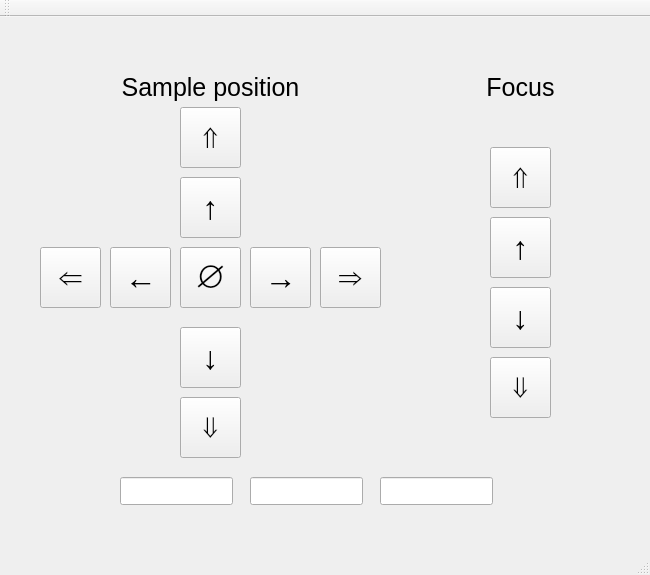
<?xml version="1.0" encoding="UTF-8"?>
<ui version="4.0">
 <class>PiezoControl</class>
 <widget class="QMainWindow" name="PiezoControl">
  <property name="geometry">
   <rect>
    <x>0</x>
    <y>0</y>
    <width>650</width>
    <height>575</height>
   </rect>
  </property>
  <property name="windowTitle">
   <string>PiezoControl</string>
  </property>
  <widget class="QWidget" name="centralWidget">
   <widget class="QPushButton" name="z_down">
    <property name="geometry">
     <rect>
      <x>180</x>
      <y>310</y>
      <width>61</width>
      <height>61</height>
     </rect>
    </property>
    <property name="font">
     <font>
      <pointsize>24</pointsize>
     </font>
    </property>
    <property name="text">
     <string>↓</string>
    </property>
   </widget>
   <widget class="QPushButton" name="z_up_fast">
    <property name="geometry">
     <rect>
      <x>180</x>
      <y>90</y>
      <width>61</width>
      <height>61</height>
     </rect>
    </property>
    <property name="font">
     <font>
      <pointsize>24</pointsize>
     </font>
    </property>
    <property name="text">
     <string>⇑</string>
    </property>
   </widget>
   <widget class="QPushButton" name="z_up">
    <property name="geometry">
     <rect>
      <x>180</x>
      <y>160</y>
      <width>61</width>
      <height>61</height>
     </rect>
    </property>
    <property name="font">
     <font>
      <pointsize>24</pointsize>
     </font>
    </property>
    <property name="text">
     <string>↑</string>
    </property>
   </widget>
   <widget class="QPushButton" name="z_down_fast">
    <property name="geometry">
     <rect>
      <x>180</x>
      <y>380</y>
      <width>61</width>
      <height>61</height>
     </rect>
    </property>
    <property name="font">
     <font>
      <pointsize>24</pointsize>
     </font>
    </property>
    <property name="text">
     <string>⇓</string>
    </property>
   </widget>
   <widget class="QPushButton" name="y_right">
    <property name="geometry">
     <rect>
      <x>250</x>
      <y>230</y>
      <width>61</width>
      <height>61</height>
     </rect>
    </property>
    <property name="font">
     <font>
      <pointsize>24</pointsize>
     </font>
    </property>
    <property name="text">
     <string>→</string>
    </property>
   </widget>
   <widget class="QPushButton" name="y_right_fast">
    <property name="geometry">
     <rect>
      <x>320</x>
      <y>230</y>
      <width>61</width>
      <height>61</height>
     </rect>
    </property>
    <property name="font">
     <font>
      <pointsize>24</pointsize>
     </font>
    </property>
    <property name="text">
     <string>⇒</string>
    </property>
   </widget>
   <widget class="QPushButton" name="y_left">
    <property name="geometry">
     <rect>
      <x>110</x>
      <y>230</y>
      <width>61</width>
      <height>61</height>
     </rect>
    </property>
    <property name="font">
     <font>
      <pointsize>24</pointsize>
     </font>
    </property>
    <property name="text">
     <string>←</string>
    </property>
   </widget>
   <widget class="QPushButton" name="y_left_fast">
    <property name="geometry">
     <rect>
      <x>40</x>
      <y>230</y>
      <width>61</width>
      <height>61</height>
     </rect>
    </property>
    <property name="font">
     <font>
      <pointsize>24</pointsize>
     </font>
    </property>
    <property name="text">
     <string>⇐</string>
    </property>
   </widget>
   <widget class="QPushButton" name="halt">
    <property name="geometry">
     <rect>
      <x>180</x>
      <y>230</y>
      <width>61</width>
      <height>61</height>
     </rect>
    </property>
    <property name="font">
     <font>
      <pointsize>24</pointsize>
     </font>
    </property>
    <property name="text">
     <string>∅</string>
    </property>
   </widget>
   <widget class="QPushButton" name="x_down_fast">
    <property name="geometry">
     <rect>
      <x>490</x>
      <y>340</y>
      <width>61</width>
      <height>61</height>
     </rect>
    </property>
    <property name="font">
     <font>
      <pointsize>24</pointsize>
     </font>
    </property>
    <property name="text">
     <string>⇓</string>
    </property>
   </widget>
   <widget class="QPushButton" name="x_up_fast">
    <property name="geometry">
     <rect>
      <x>490</x>
      <y>130</y>
      <width>61</width>
      <height>61</height>
     </rect>
    </property>
    <property name="font">
     <font>
      <pointsize>24</pointsize>
     </font>
    </property>
    <property name="text">
     <string>⇑</string>
    </property>
   </widget>
   <widget class="QPushButton" name="x_down">
    <property name="geometry">
     <rect>
      <x>490</x>
      <y>270</y>
      <width>61</width>
      <height>61</height>
     </rect>
    </property>
    <property name="font">
     <font>
      <pointsize>24</pointsize>
     </font>
    </property>
    <property name="text">
     <string>↓</string>
    </property>
   </widget>
   <widget class="QPushButton" name="x_up">
    <property name="geometry">
     <rect>
      <x>490</x>
      <y>200</y>
      <width>61</width>
      <height>61</height>
     </rect>
    </property>
    <property name="font">
     <font>
      <pointsize>24</pointsize>
     </font>
    </property>
    <property name="text">
     <string>↑</string>
    </property>
   </widget>
   <widget class="QLabel" name="label">
    <property name="geometry">
     <rect>
      <x>90</x>
      <y>50</y>
      <width>241</width>
      <height>41</height>
     </rect>
    </property>
    <property name="font">
     <font>
      <pointsize>19</pointsize>
     </font>
    </property>
    <property name="text">
     <string>Sample position</string>
    </property>
    <property name="alignment">
     <set>Qt::AlignCenter</set>
    </property>
   </widget>
   <widget class="QLabel" name="label_2">
    <property name="geometry">
     <rect>
      <x>400</x>
      <y>50</y>
      <width>241</width>
      <height>41</height>
     </rect>
    </property>
    <property name="font">
     <font>
      <pointsize>19</pointsize>
     </font>
    </property>
    <property name="text">
     <string>Focus</string>
    </property>
    <property name="alignment">
     <set>Qt::AlignCenter</set>
    </property>
   </widget>
   <widget class="QLineEdit" name="x_pos">
    <property name="geometry">
     <rect>
      <x>120</x>
      <y>460</y>
      <width>113</width>
      <height>28</height>
     </rect>
    </property>
    <property name="readOnly">
     <bool>true</bool>
    </property>
   </widget>
   <widget class="QLineEdit" name="y_pos">
    <property name="geometry">
     <rect>
      <x>250</x>
      <y>460</y>
      <width>113</width>
      <height>28</height>
     </rect>
    </property>
    <property name="readOnly">
     <bool>true</bool>
    </property>
   </widget>
   <widget class="QLineEdit" name="z_pos">
    <property name="geometry">
     <rect>
      <x>380</x>
      <y>460</y>
      <width>113</width>
      <height>28</height>
     </rect>
    </property>
    <property name="readOnly">
     <bool>true</bool>
    </property>
   </widget>
  </widget>
  <widget class="QMenuBar" name="menuBar">
   <property name="geometry">
    <rect>
     <x>0</x>
     <y>0</y>
     <width>650</width>
     <height>26</height>
    </rect>
   </property>
  </widget>
  <widget class="QToolBar" name="mainToolBar">
   <attribute name="toolBarArea">
    <enum>TopToolBarArea</enum>
   </attribute>
   <attribute name="toolBarBreak">
    <bool>false</bool>
   </attribute>
  </widget>
  <widget class="QStatusBar" name="statusBar"/>
 </widget>
 <layoutdefault spacing="6" margin="11"/>
 <resources/>
 <connections>
  <connection>
   <sender>z_up_fast</sender>
   <signal>pressed()</signal>
   <receiver>PiezoControl</receiver>
   <slot>z_up_fast_clicked()</slot>
   <hints>
    <hint type="sourcelabel">
     <x>192</x>
     <y>150</y>
    </hint>
    <hint type="destinationlabel">
     <x>74</x>
     <y>154</y>
    </hint>
   </hints>
  </connection>
  <connection>
   <sender>z_up</sender>
   <signal>pressed()</signal>
   <receiver>PiezoControl</receiver>
   <slot>z_up_clicked()</slot>
   <hints>
    <hint type="sourcelabel">
     <x>208</x>
     <y>225</y>
    </hint>
    <hint type="destinationlabel">
     <x>78</x>
     <y>216</y>
    </hint>
   </hints>
  </connection>
  <connection>
   <sender>z_down</sender>
   <signal>pressed()</signal>
   <receiver>PiezoControl</receiver>
   <slot>z_down_clicked()</slot>
   <hints>
    <hint type="sourcelabel">
     <x>216</x>
     <y>385</y>
    </hint>
    <hint type="destinationlabel">
     <x>121</x>
     <y>372</y>
    </hint>
   </hints>
  </connection>
  <connection>
   <sender>z_down_fast</sender>
   <signal>pressed()</signal>
   <receiver>PiezoControl</receiver>
   <slot>z_down_fast_clicked()</slot>
   <hints>
    <hint type="sourcelabel">
     <x>215</x>
     <y>448</y>
    </hint>
    <hint type="destinationlabel">
     <x>111</x>
     <y>453</y>
    </hint>
   </hints>
  </connection>
  <connection>
   <sender>y_left_fast</sender>
   <signal>pressed()</signal>
   <receiver>PiezoControl</receiver>
   <slot>y_left_fast_clicked()</slot>
   <hints>
    <hint type="sourcelabel">
     <x>78</x>
     <y>302</y>
    </hint>
    <hint type="destinationlabel">
     <x>70</x>
     <y>496</y>
    </hint>
   </hints>
  </connection>
  <connection>
   <sender>y_left</sender>
   <signal>pressed()</signal>
   <receiver>PiezoControl</receiver>
   <slot>y_left_clicked()</slot>
   <hints>
    <hint type="sourcelabel">
     <x>147</x>
     <y>310</y>
    </hint>
    <hint type="destinationlabel">
     <x>108</x>
     <y>543</y>
    </hint>
   </hints>
  </connection>
  <connection>
   <sender>y_right</sender>
   <signal>pressed()</signal>
   <receiver>PiezoControl</receiver>
   <slot>y_right_clicked()</slot>
   <hints>
    <hint type="sourcelabel">
     <x>279</x>
     <y>307</y>
    </hint>
    <hint type="destinationlabel">
     <x>274</x>
     <y>540</y>
    </hint>
   </hints>
  </connection>
  <connection>
   <sender>y_right_fast</sender>
   <signal>pressed()</signal>
   <receiver>PiezoControl</receiver>
   <slot>y_right_fast_clicked()</slot>
   <hints>
    <hint type="sourcelabel">
     <x>350</x>
     <y>294</y>
    </hint>
    <hint type="destinationlabel">
     <x>350</x>
     <y>540</y>
    </hint>
   </hints>
  </connection>
  <connection>
   <sender>halt</sender>
   <signal>pressed()</signal>
   <receiver>PiezoControl</receiver>
   <slot>abort_clicked()</slot>
   <hints>
    <hint type="sourcelabel">
     <x>195</x>
     <y>299</y>
    </hint>
    <hint type="destinationlabel">
     <x>407</x>
     <y>452</y>
    </hint>
   </hints>
  </connection>
  <connection>
   <sender>x_up_fast</sender>
   <signal>pressed()</signal>
   <receiver>PiezoControl</receiver>
   <slot>x_up_fast_clicked()</slot>
   <hints>
    <hint type="sourcelabel">
     <x>526</x>
     <y>194</y>
    </hint>
    <hint type="destinationlabel">
     <x>383</x>
     <y>148</y>
    </hint>
   </hints>
  </connection>
  <connection>
   <sender>x_up</sender>
   <signal>pressed()</signal>
   <receiver>PiezoControl</receiver>
   <slot>x_up_clicked()</slot>
   <hints>
    <hint type="sourcelabel">
     <x>527</x>
     <y>267</y>
    </hint>
    <hint type="destinationlabel">
     <x>387</x>
     <y>206</y>
    </hint>
   </hints>
  </connection>
  <connection>
   <sender>x_down</sender>
   <signal>pressed()</signal>
   <receiver>PiezoControl</receiver>
   <slot>x_down_clicked()</slot>
   <hints>
    <hint type="sourcelabel">
     <x>500</x>
     <y>337</y>
    </hint>
    <hint type="destinationlabel">
     <x>411</x>
     <y>349</y>
    </hint>
   </hints>
  </connection>
  <connection>
   <sender>x_down_fast</sender>
   <signal>pressed()</signal>
   <receiver>PiezoControl</receiver>
   <slot>x_down_fast_clicked()</slot>
   <hints>
    <hint type="sourcelabel">
     <x>518</x>
     <y>399</y>
    </hint>
    <hint type="destinationlabel">
     <x>407</x>
     <y>396</y>
    </hint>
   </hints>
  </connection>
 </connections>
 <slots>
  <slot>z_up_fast_clicked()</slot>
  <slot>z_up_clicked()</slot>
  <slot>z_down_clicked()</slot>
  <slot>z_down_fast_clicked()</slot>
  <slot>y_left_fast_clicked()</slot>
  <slot>y_left_clicked()</slot>
  <slot>y_right_clicked()</slot>
  <slot>y_right_fast_clicked()</slot>
  <slot>abort_clicked()</slot>
  <slot>x_up_fast_clicked()</slot>
  <slot>x_up_clicked()</slot>
  <slot>x_down_clicked()</slot>
  <slot>x_down_fast_clicked()</slot>
 </slots>
</ui>
